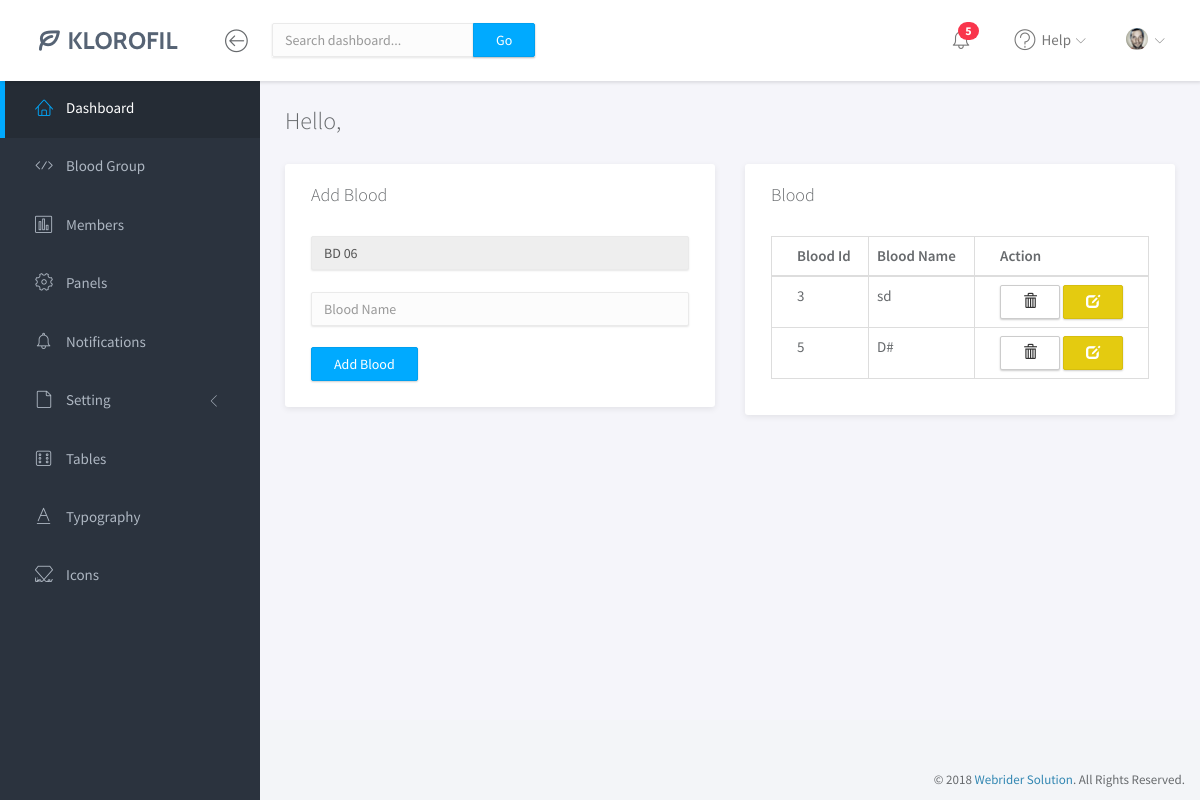
Screenshot of /admin/blood_group.php (signed in) with the database file from the repository.
### tables this page shows
CREATE TABLE `blood_group` (
  `blood_id` int(100) NOT NULL AUTO_INCREMENT,
  `blood_group` varchar(100) DEFAULT NULL,
  PRIMARY KEY (`blood_id`)
);

### admin/blood_group.php (the view, shortened to what this page needs)
<?php
	include('template/header.php');
?>
<div class="main" >
			<div class="main-content">
				<div class="container-fluid">
					<h3 class="page-title">Hello, <?php echo $_SESSION['name'];?></h3>
					<div class="row">
						<div class="col-md-6">
						<?php
						$select = $connection->query("SELECT MAX(blood_id) AS blood_id FROM blood_group");
						$fetch = $select->fetch_array();
						$serial = $fetch['blood_id'] + 1;
						?>
							<div class="panel">
								<div class="panel-heading">
									<h3 class="panel-title">Add Blood</h3>
								</div>
								<div class="panel-body">
								<form action="" id="form" method="" enctype="multipart/form-data" >
								<input class="form-control" name="serial" id="serial" value="<?php echo "BD 0" .  $serial;?>" type="text" disabled="">
									<br>
									<input class="form-control" name="bname" id="bname" placeholder="Blood Name" type="text" required="">
									<br>
									<button type="button" class="btn btn-primary" id="addBlood" onclick="insertblood()">Add Blood</button>
									</form>
								</div>
							</div>
						</div>
						<div class="col-md-6">
							<div class="panel">
								<div class="panel-heading">
									<h3 class="panel-title">Blood</h3>
								</div>
								<div class="panel-body">
								<table id="" class="table table-bordered">
									<thead>
											<tr>
												<th>Blood Id</th>
												<th>Blood Name</th>
												<th>Action</th>
											</tr>
										</thead>
										<tbody>
										<?php
										$select = $connection->query("SELECT * FROM blood_group");
										while($row = $select->fetch_array()){ ?>
										<tr>
													<td><?php echo $row['blood_id'];?></td>
													<td><?php echo $row['blood_group'];?></td>
													<td><a href="#delete<?php echo $row['blood_id']; ?>" data-toggle="modal" class="btn btn-default"><span class="glyphicon glyphicon-trash"></span></a>
													<a href="#edit<?php echo $row['blood_id']; ?>" data-toggle="modal" class="btn btn-warning"><span class="glyphicon glyphicon-edit"></span></a>
													</td>
												</tr>
									 <?php	}
										?>
										</tbody>
										</table>
								</div>
							</div>
						</div>
					</div>
				</div>
			</div>
		</div>
	</div>
<?php
	include('template/footer.php');
?>

### admin/assets/css/main.css (style rules this page uses)
html { position: relative; min-height: 100%; }
body { background-color: #F3F5F8; font-family: "Source Sans Pro", sans-serif; font-size: 15px; color: #676a6d; }
a { color: #3287B2; }
th { font-weight: 600; }
.page-title { margin-top: 0; margin-bottom: 30px; font-weight: 300; }
#wrapper .main { -webkit-transition: all 0.3s ease-in-out; -moz-transition: all 0.3s ease-in-out; -ms-transition: all 0.3s ease-in-out; -o-transition: all 0.3s ease-in-out; transition: all 0.3s ease-in-out; width: calc(100% - 260px); left: 0; position: relative; float: right; background-color: #f5f5fa; }
#wrapper #sidebar-nav, #wrapper .main { padding-top: 80px; }
.main-content { padding: 28px 10px; }
.form-control { -moz-box-shadow: 0px 1px 2px 0 rgba(0, 0, 0, 0.1); -webkit-box-shadow: 0px 1px 2px 0 rgba(0, 0, 0, 0.1); box-shadow: 0px 1px 2px 0 rgba(0, 0, 0, 0.1); -webkit-border-radius: 2px; -moz-border-radius: 2px; border-radius: 2px; border-color: #eaeaea; background-color: #fcfcfc; }
.btn { -webkit-border-radius: 2px; -moz-border-radius: 2px; border-radius: 2px; -moz-box-shadow: 0px 1px 2px 0 rgba(0, 0, 0, 0.2); -webkit-box-shadow: 0px 1px 2px 0 rgba(0, 0, 0, 0.2); box-shadow: 0px 1px 2px 0 rgba(0, 0, 0, 0.2); padding: 6px 22px; }
.btn-primary { background-color: #00AAFF; border-color: #00a0f0; }
.btn-warning { background-color: #e4cb10; border-color: #d6be0f; }
.panel { -webkit-border-radius: 3px; -moz-border-radius: 3px; border-radius: 3px; -moz-box-shadow: 0 2px 6px rgba(0, 0, 0, 0.08); -webkit-box-shadow: 0 2px 6px rgba(0, 0, 0, 0.08); box-shadow: 0 2px 6px rgba(0, 0, 0, 0.08); background-color: #fff; margin-bottom: 30px; }
.panel .panel-heading, .panel .panel-body, .panel .panel-footer { padding-left: 25px; padding-right: 25px; }
.panel .panel-heading { padding-top: 20px; padding-bottom: 20px; position: relative; }
.panel .panel-heading .panel-title { margin: 0; font-size: 18px; font-weight: 300; }
.panel .panel-body { padding-top: 10px; padding-bottom: 15px; }
.panel .table > thead > tr > td:first-child, .panel .table > thead > tr > th:first-child, .panel .table > tbody > tr > td:first-child, .panel .table > tbody > tr > th:first-child, .panel .table > tfoot > tr > td:first-child, .panel .table > tfoot > tr > th:first-child { padding-left: 25px; }
.panel .table > thead > tr > td:last-child, .panel .table > thead > tr > th:last-child, .panel .table > tbody > tr > td:last-child, .panel .table > tbody > tr > th:last-child, .panel .table > tfoot > tr > td:last-child, .panel .table > tfoot > tr > th:last-child { padding-left: 25px; }

### rows the page displays
blood_group: blood_id "3", blood_group "sd"
blood_group: blood_id "5", blood_group "D#"
